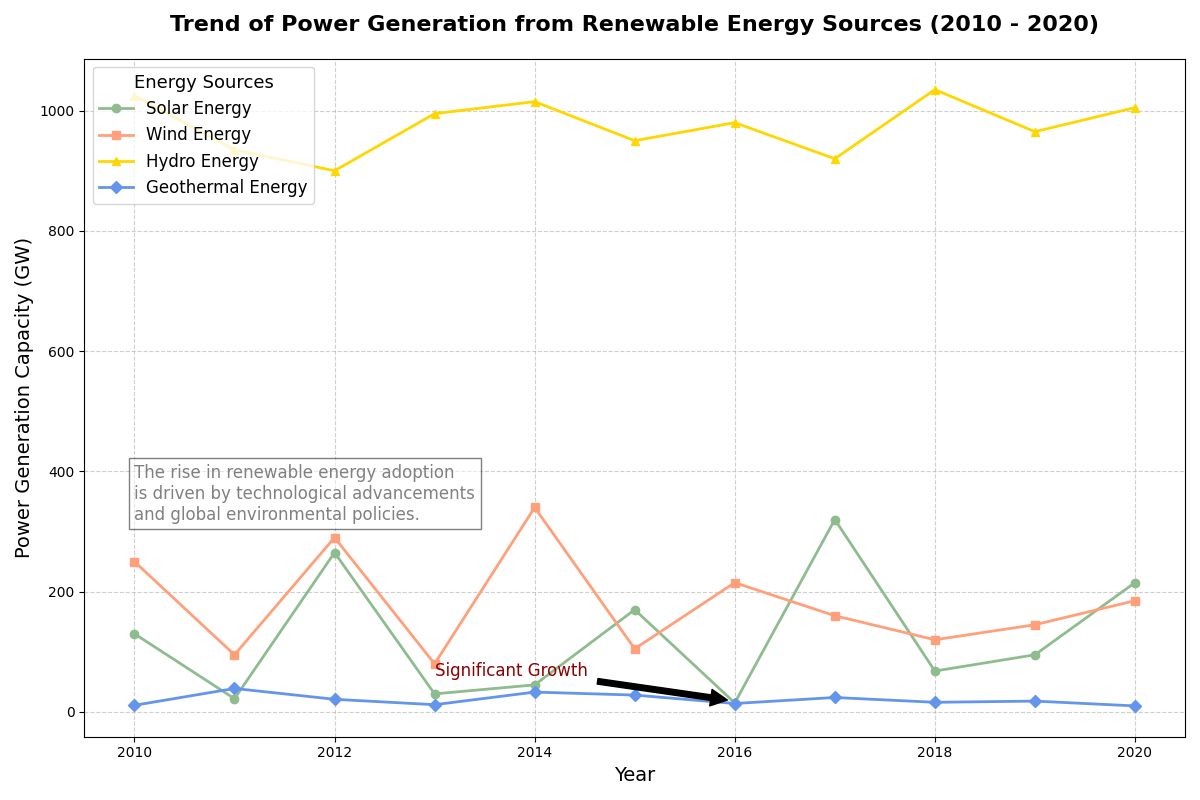

Write the Python code that produced this figure.
import matplotlib.pyplot as plt
import numpy as np

years = np.arange(2010, 2021)
solar_energy = [130, 22, 265, 30, 45, 170, 15, 320, 68, 95, 215]
wind_energy = [250, 95, 290, 80, 340, 105, 215, 160, 120, 145, 185]
hydro_energy = [1025, 935, 900, 995, 1015, 950, 980, 920, 1035, 965, 1005]
geothermal_energy = [11, 39, 21, 12, 33, 28, 14, 24, 16, 18, 10]

fig, ax = plt.subplots(figsize=(12, 8))

# Shuffled colors
ax.plot(years, solar_energy, marker='o', linestyle='-', color='#8FBC8F', linewidth=2, label='Solar Energy')
ax.plot(years, wind_energy, marker='s', linestyle='-', color='#FFA07A', linewidth=2, label='Wind Energy')
ax.plot(years, hydro_energy, marker='^', linestyle='-', color='#FFD700', linewidth=2, label='Hydro Energy')
ax.plot(years, geothermal_energy, marker='D', linestyle='-', color='#6495ED', linewidth=2, label='Geothermal Energy')

plt.title('Trend of Power Generation from Renewable Energy Sources (2010 - 2020)', fontsize=16, fontweight='bold', pad=20)
plt.xlabel('Year', fontsize=14)
plt.ylabel('Power Generation Capacity (GW)', fontsize=14)
plt.grid(True, linestyle='--', alpha=0.6)
plt.legend(title='Energy Sources', title_fontsize='13', fontsize='12', loc='upper left')

ax.annotate('Significant Growth', xy=(2016, 18), xytext=(2013, 60),
             arrowprops=dict(facecolor='black', shrink=0.05), fontsize=12, color='darkred')

plt.text(2010, 320, "The rise in renewable energy adoption\nis driven by technological advancements\nand global environmental policies.",
         fontsize=12, color='grey', bbox=dict(facecolor='white', alpha=0.5))

plt.tight_layout()
plt.show()
